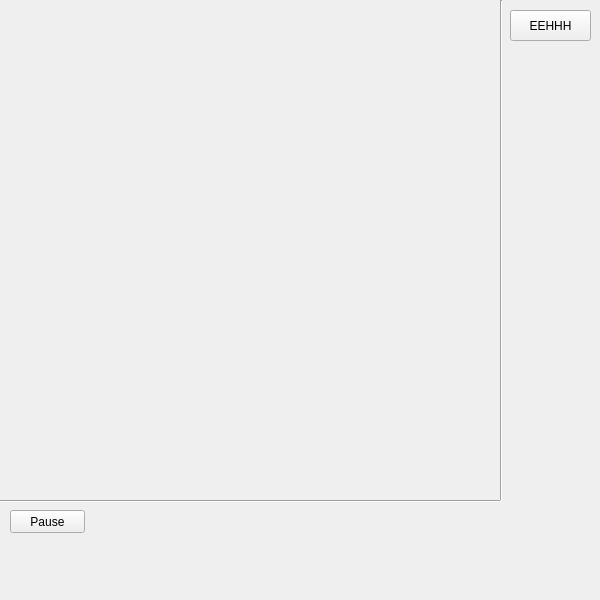
<?xml version="1.0" encoding="UTF-8"?>
<ui version="4.0">
 <class>MainWindow</class>
 <widget class="QMainWindow" name="MainWindow">
  <property name="geometry">
   <rect>
    <x>0</x>
    <y>0</y>
    <width>600</width>
    <height>600</height>
   </rect>
  </property>
  <property name="windowTitle">
   <string>MainWindow</string>
  </property>
  <widget class="QWidget" name="centralWidget">
   <widget class="QPushButton" name="pushButton">
    <property name="geometry">
     <rect>
      <x>510</x>
      <y>10</y>
      <width>81</width>
      <height>31</height>
     </rect>
    </property>
    <property name="text">
     <string>EEHHH</string>
    </property>
   </widget>
   <widget class="QWidget" name="widget" native="true">
    <property name="geometry">
     <rect>
      <x>0</x>
      <y>0</y>
      <width>500</width>
      <height>500</height>
     </rect>
    </property>
   </widget>
   <widget class="Line" name="line">
    <property name="geometry">
     <rect>
      <x>500</x>
      <y>0</y>
      <width>3</width>
      <height>500</height>
     </rect>
    </property>
    <property name="orientation">
     <enum>Qt::Vertical</enum>
    </property>
   </widget>
   <widget class="Line" name="line_2">
    <property name="geometry">
     <rect>
      <x>0</x>
      <y>500</y>
      <width>500</width>
      <height>3</height>
     </rect>
    </property>
    <property name="orientation">
     <enum>Qt::Horizontal</enum>
    </property>
   </widget>
   <widget class="QPushButton" name="pushButton_2">
    <property name="geometry">
     <rect>
      <x>10</x>
      <y>510</y>
      <width>75</width>
      <height>23</height>
     </rect>
    </property>
    <property name="text">
     <string>Pause</string>
    </property>
   </widget>
  </widget>
  <widget class="QMenuBar" name="menuBar">
   <property name="geometry">
    <rect>
     <x>0</x>
     <y>0</y>
     <width>600</width>
     <height>21</height>
    </rect>
   </property>
  </widget>
 </widget>
 <layoutdefault spacing="6" margin="11"/>
 <resources/>
 <connections/>
</ui>
